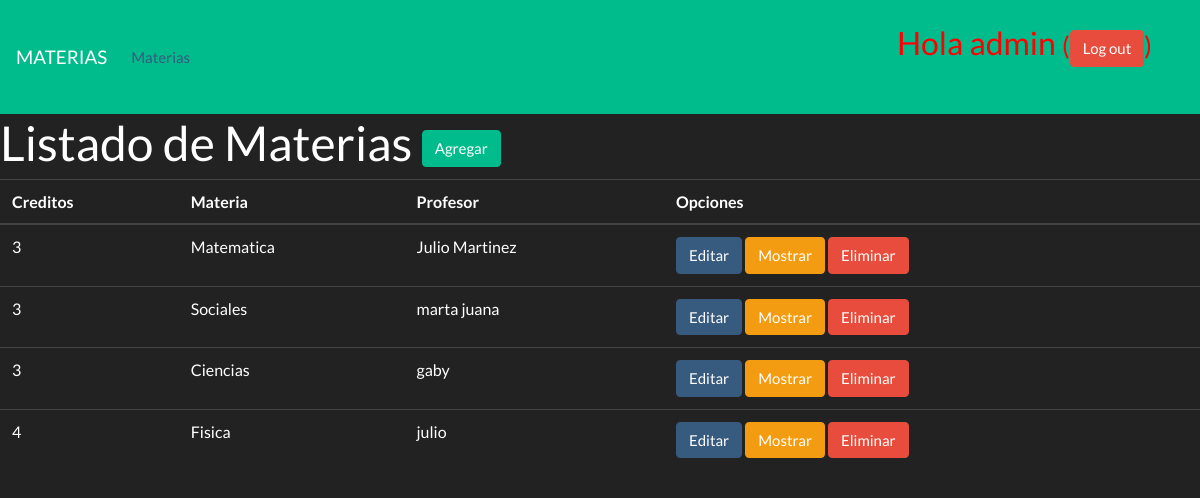
Page /sala/lista/ (signed in) on the committed database.
### entrega/models.py (models this page shows, shortened)
class Sala(models.Model):
    numero  =   models.CharField(max_length=250)
    capacidad  =   models.CharField(max_length=200)
    responsable  =   models.CharField(max_length=250)

### entrega/views.py (the view)
# urls.py: url(r'^sala/lista/$', views.sala_list, name='sala_list'),
@login_required
def sala_list(request):
    salas = Sala.objects.all()
    return render(request, 'entrega/sala_list.html', {'salas': salas})

### entrega/templates/entrega/sala_list.html
{% extends 'entrega/base.html' %}
{% block content %}
        <h1> Listado de Materias  <a href="{% url 'sala_new' %}"> <button type="button" class="btn btn-success">Agregar</button></a></h1>
        <div>
        <table class="table table-hover">
            <thead>
              <tr>
                <th> Creditos </th>
                <th> Materia</th>
                <th> Profesor</th>
                  <th>Opciones</th>
              </tr>
                </thead>
<tbody>
    {% for sala in salas %}
  <tr>
    <td>{{ sala.numero }}</td>
    <td>{{ sala.capacidad }}</td>
    <td>{{ sala.responsable }}</td>
    <td>
<a href="{% url 'sala_edit' pk=sala.pk %}"><button type="button" class="btn btn-primary">Editar</button></a>
<a href="{% url 'sala_detail' pk=sala.pk %}"><button type="button" class="btn btn-warning">Mostrar</button></a>
<a href="{% url 'sala_remove' pk=sala.pk %}"><button type="button" class="btn btn-danger">Eliminar</button></a>
  </td>
  </tr>
  {% endfor %}
</tbody>
              </table>
{% endblock %}

### entrega/templates/entrega/base.html (shortened to what this page needs)
{% load static %}
<html>
<link rel="stylesheet" href="https://stackpath.bootstrapcdn.com/bootstrap/4.1.3/css/bootstrap.min.css">
  <link rel="stylesheet" href="{% static 'css/entrega.css' %}">
    <head>
    </head>
    <body>
        <nav class="navbar navbar-expand-lg navbar-dark bg-dark">
          <a class="navbar-brand" href="{% url 'principal_list' %}">MATERIAS</a>
          <div class="collapse navbar-collapse" id="navbarColor01">
               {% if user.is_authenticated %}
            <ul class="navbar-nav mr-auto">
              <li class="nav-item active">
                <a class="nav-link" href="{% url 'sala_list' %}">Materias <span class="sr-only">(current)</span></a>
              </li>
            </ul>
            <form >
  <h3 class="nav-link" style="color:#FF0000">Hola {{ user.username }} <small>(<a class="btn btn-danger" href="{% url 'logout' %}">Log out</a>)</small></h3>
       </form>
            {% else %}
            <a href="{% url 'login' %}" ><button type="button" class="btn btn-danger">Iniciar sesion</button></a>
        {% endif %}
          </div>
        </nav>
        <div >
            {% block content %}
            {% endblock %}
            </div>
    </body>
</html>

### rows in the picture
Sala: numero "3", capacidad "Matematica", responsable "Julio Martinez"
Sala: numero "3", capacidad "Sociales", responsable "marta juana"
Sala: numero "3", capacidad "Ciencias", responsable "gaby"
Sala: numero "4", capacidad "Fisica", responsable "julio"

### other values in the picture
{{ user.username }} "admin"
